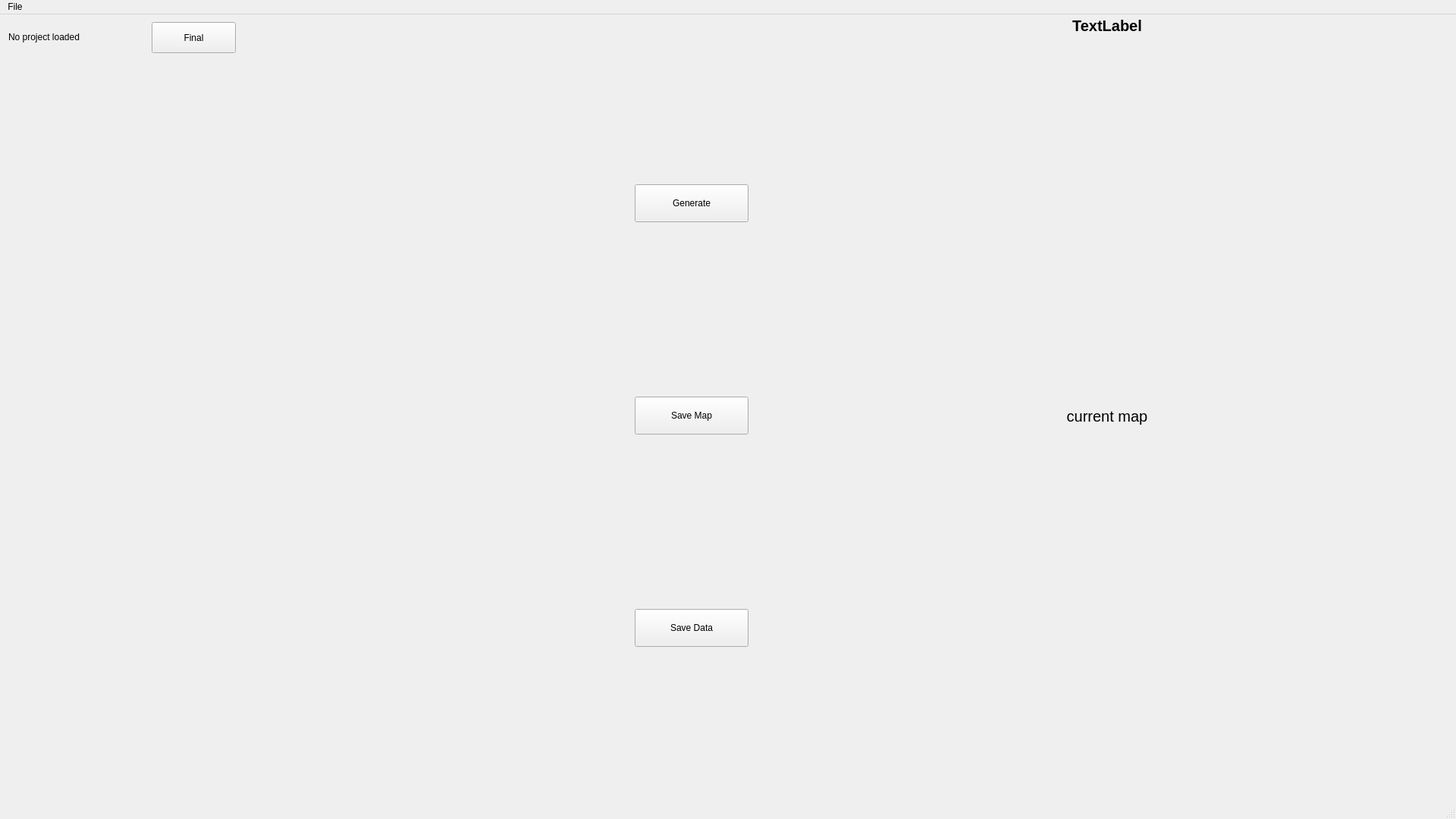
<?xml version="1.0" encoding="UTF-8"?>
<ui version="4.0">
 <class>MainWindow</class>
 <widget class="QMainWindow" name="MainWindow">
  <property name="geometry">
   <rect>
    <x>0</x>
    <y>0</y>
    <width>1920</width>
    <height>1080</height>
   </rect>
  </property>
  <property name="minimumSize">
   <size>
    <width>1920</width>
    <height>1080</height>
   </size>
  </property>
  <property name="maximumSize">
   <size>
    <width>1920</width>
    <height>1080</height>
   </size>
  </property>
  <property name="windowTitle">
   <string>MainWindow</string>
  </property>
  <widget class="QWidget" name="centralwidget">
   <property name="maximumSize">
    <size>
     <width>1920</width>
     <height>1080</height>
    </size>
   </property>
   <widget class="QWidget" name="horizontalLayoutWidget">
    <property name="geometry">
     <rect>
      <x>325</x>
      <y>0</y>
      <width>1174</width>
      <height>1060</height>
     </rect>
    </property>
    <layout class="QHBoxLayout" name="horizontalLayout">
     <item>
      <spacer name="horizontalSpacer_2">
       <property name="orientation">
        <enum>Qt::Horizontal</enum>
       </property>
       <property name="sizeHint" stdset="0">
        <size>
         <width>40</width>
         <height>20</height>
        </size>
       </property>
      </spacer>
     </item>
     <item>
      <layout class="QVBoxLayout" name="verticalLayout">
       <item>
        <widget class="QPushButton" name="generateButton">
         <property name="minimumSize">
          <size>
           <width>150</width>
           <height>50</height>
          </size>
         </property>
         <property name="maximumSize">
          <size>
           <width>55555</width>
           <height>50</height>
          </size>
         </property>
         <property name="text">
          <string>Generate</string>
         </property>
        </widget>
       </item>
       <item>
        <widget class="QPushButton" name="saveMapButton">
         <property name="minimumSize">
          <size>
           <width>150</width>
           <height>50</height>
          </size>
         </property>
         <property name="maximumSize">
          <size>
           <width>55555</width>
           <height>50</height>
          </size>
         </property>
         <property name="text">
          <string>Save Map</string>
         </property>
        </widget>
       </item>
       <item>
        <layout class="QVBoxLayout" name="dataList"/>
       </item>
       <item>
        <widget class="QPushButton" name="dataButton">
         <property name="minimumSize">
          <size>
           <width>150</width>
           <height>50</height>
          </size>
         </property>
         <property name="text">
          <string>Save Data</string>
         </property>
        </widget>
       </item>
      </layout>
     </item>
     <item>
      <spacer name="horizontalSpacer">
       <property name="orientation">
        <enum>Qt::Horizontal</enum>
       </property>
       <property name="sizeHint" stdset="0">
        <size>
         <width>40</width>
         <height>20</height>
        </size>
       </property>
      </spacer>
     </item>
    </layout>
   </widget>
   <widget class="QWidget" name="gridLayoutWidget">
    <property name="geometry">
     <rect>
      <x>9</x>
      <y>59</y>
      <width>311</width>
      <height>511</height>
     </rect>
    </property>
    <layout class="QGridLayout" name="mapDisplayers"/>
   </widget>
   <widget class="QLabel" name="projectName">
    <property name="geometry">
     <rect>
      <x>11</x>
      <y>5</y>
      <width>125</width>
      <height>50</height>
     </rect>
    </property>
    <property name="minimumSize">
     <size>
      <width>125</width>
      <height>50</height>
     </size>
    </property>
    <property name="maximumSize">
     <size>
      <width>125</width>
      <height>30</height>
     </size>
    </property>
    <property name="text">
     <string>No project loaded</string>
    </property>
   </widget>
   <widget class="QPushButton" name="finalButton">
    <property name="geometry">
     <rect>
      <x>200</x>
      <y>10</y>
      <width>111</width>
      <height>41</height>
     </rect>
    </property>
    <property name="text">
     <string>Final</string>
    </property>
   </widget>
   <widget class="QLabel" name="currentMapLabel">
    <property name="geometry">
     <rect>
      <x>1310</x>
      <y>-10</y>
      <width>300</width>
      <height>50</height>
     </rect>
    </property>
    <property name="minimumSize">
     <size>
      <width>300</width>
      <height>50</height>
     </size>
    </property>
    <property name="maximumSize">
     <size>
      <width>16777215</width>
      <height>50</height>
     </size>
    </property>
    <property name="font">
     <font>
      <pointsize>15</pointsize>
      <bold>true</bold>
     </font>
    </property>
    <property name="text">
     <string>TextLabel</string>
    </property>
    <property name="alignment">
     <set>Qt::AlignCenter</set>
    </property>
   </widget>
   <widget class="QLabel" name="currentMap">
    <property name="geometry">
     <rect>
      <x>1010</x>
      <y>80</y>
      <width>900</width>
      <height>900</height>
     </rect>
    </property>
    <property name="minimumSize">
     <size>
      <width>900</width>
      <height>900</height>
     </size>
    </property>
    <property name="maximumSize">
     <size>
      <width>500</width>
      <height>600</height>
     </size>
    </property>
    <property name="font">
     <font>
      <pointsize>15</pointsize>
     </font>
    </property>
    <property name="lineWidth">
     <number>0</number>
    </property>
    <property name="text">
     <string>current map</string>
    </property>
    <property name="alignment">
     <set>Qt::AlignCenter</set>
    </property>
    <property name="indent">
     <number>0</number>
    </property>
   </widget>
   <widget class="QWidget" name="horizontalLayoutWidget_2">
    <property name="geometry">
     <rect>
      <x>1010</x>
      <y>39</y>
      <width>901</width>
      <height>61</height>
     </rect>
    </property>
    <layout class="QHBoxLayout" name="interestTypesButtons"/>
   </widget>
  </widget>
  <widget class="QMenuBar" name="menubar">
   <property name="geometry">
    <rect>
     <x>0</x>
     <y>0</y>
     <width>1920</width>
     <height>22</height>
    </rect>
   </property>
   <widget class="QMenu" name="menuFile">
    <property name="title">
     <string>File</string>
    </property>
    <addaction name="actionNew_Project"/>
    <addaction name="actionOpen_Project"/>
    <addaction name="actionSave_Project"/>
   </widget>
   <addaction name="menuFile"/>
  </widget>
  <widget class="QStatusBar" name="statusbar"/>
  <action name="actionOpen_Project">
   <property name="text">
    <string>Open Project....</string>
   </property>
  </action>
  <action name="actionNew_Project">
   <property name="text">
    <string>New Project...</string>
   </property>
  </action>
  <action name="actionSave_Project">
   <property name="text">
    <string>Save Project</string>
   </property>
  </action>
 </widget>
 <resources/>
 <connections/>
</ui>
